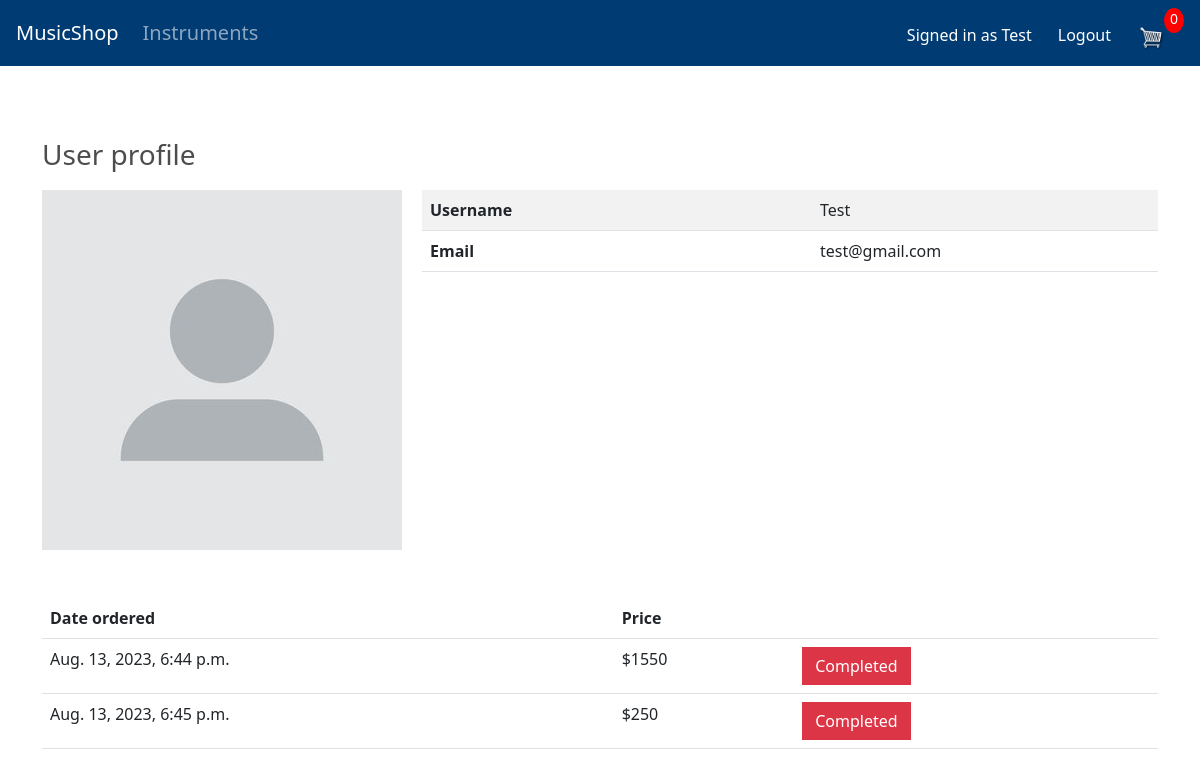
The app's page /profile/ (signed in) with its own data.
### store/models.py (models this page shows, shortened)
class Customer(models.Model):
    user = models.OneToOneField(User, on_delete=models.CASCADE, null=True, blank=True)
    name = models.CharField(max_length=100, null=True)
    email = models.CharField(max_length=100, null=True)
    class Meta:
        db_table = "customer"

class Order(models.Model):
    customer = models.ForeignKey(Customer, on_delete=models.CASCADE)
    date_ordered = models.DateTimeField(auto_now_add=True)
    complete = models.BooleanField(default=False, null=True, blank=False)
    class Meta:
        db_table = "order"
    @property
    def get_order_total(self):
        orderitems = self.orderitem_set.all()
        total = sum([item.get_total for item in orderitems])
        return total

class OrderItem(models.Model):
    instrument = models.ForeignKey(MusicalInstrument, on_delete=models.CASCADE)
    order = models.ForeignKey(Order, on_delete=models.CASCADE)
    quantity = models.IntegerField(default=0)
    date_added = models.DateTimeField(auto_now_add=True)
    class Meta:
        db_table = "order_item"
    @property
    def get_total(self):
        total = self.instrument.instrument_price * self.quantity
        return total

class MusicalInstrument(models.Model):
    instrument_name = models.CharField(max_length=100, null=True, unique=True)
    instrument_desc = models.TextField(max_length=300, null=True, blank=True)
    instrument_price = models.IntegerField()
    instrument_image = models.ImageField(upload_to='instruments/')
    manufacturer = models.ForeignKey(Manufacturer, on_delete=models.CASCADE)
    category = models.ForeignKey(Category, on_delete=models.CASCADE)
    available = models.BooleanField(default=True)
    class Meta:
        db_table = "musical_instrument"

### store/views.py (the view)
# urls.py: path('profile/', views.userProfile, name='profile'),
@login_required(login_url='login')
def userProfile(request):
    num_cartitems = 0
    if request.user.is_authenticated:
        customer = request.user.customer
        orders = customer.order_set.all()
        cart, created = ShoppingCart.objects.get_or_create(customer=customer)
        num_cartitems = cart.get_cart_items
    context = {'orders': orders, 'num_cartitems': num_cartitems, 'cart': cart}
    return render(request, 'userProfile.html', context)

### store/models.py (called while the page is built)
    @property
    def get_cart_items(self):
        cartitems = self.cartitem_set.all()
        total = sum([item.quantity for item in cartitems])
        return total

### store/templates/userProfile.html
{% extends 'base.html' %}
{% load static %}
{% block content %}
<div class="row mb-5">
    <h3 class="box-title mt-5">User profile</h3>
    <div class="col-lg-4 col-md-4 col-sm-4">
        <img src="../static/images/profile.jpg">
    </div>
    <div class="col-lg-8 col-md-8 col-sm-8">
        <div class="table-responsive">
            <table class="table table-striped table-product">
                <tbody>
                <tr>
                    <td width="390"><b>Username</b></td>
                    <td>{{user.username}}</td>
                </tr>
                <tr>
                    <td><b>Email</b></td>
                    <td>{{user.customer.email}}</td>
                </tr>
                </tbody>
            </table>
        </div>
    </div>
</div>
<table class="table mt-5">
    <thead class="thead-dark">
        <tr>
            <th scope="col">Date ordered</th>
            <th scope="col">Price</th>
            <th scope="col"></th>
        </tr>
    </thead>
    <tbody>
        {% for order in orders %}
        <tr>
            <td>{{order.date_ordered}}</td>
            <td>${{order.get_order_total}}</td>
            <td>
                {% if order.complete == True %}
                <a style="cursor: auto" class="btn btn-danger">Completed</a>
                {% else %}
                <a class="btn btn-success" href="{% url 'checkout' %}">Continue</a>
                {% endif %}
            </td>
        </tr>
        {% endfor %}
    </tbody>
</table>
{% endblock content %}

### store/templates/base.html (shortened to what this page needs)
<!DOCTYPE html>
{% load static %}
<html>
<head>
    <link href="https://cdn.jsdelivr.net/npm/bootstrap@5.3.0/dist/css/bootstrap.min.css"
          rel="stylesheet"
>
    <link rel="stylesheet" type="text/css" href="{% static 'css/main.css' %}">
</head>
<body>
<nav class="navbar navbar-expand-lg navbar-dark bg-dark">
    <div class="collapse navbar-collapse d-flex justify-content-between px-3" id="navbarTogglerDemo01">
        <ul class="navbar-nav mr-auto mt-2 mt-lg-0">
            <li class="nav-item active mt-2">
                <a class="navbar-brand" href="{% url 'instruments' %}">MusicShop</a>
            </li>
            <li class="nav-item active" style="font-size: 20px">
                <a class="nav-link" href="{% url 'instruments' %}">Instruments</a>
            </li>
        </ul>
        <form class="form-inline my-2 my-lg-0 d-flex">
            {% if user.is_authenticated %}
                <div class="mt-2">
                    <a style="color: white" class="btn" href="{% url 'profile' %}">Signed in as {{user.username}}</a>
                </div>
                <div class="mt-2"><a style="color: white" class="btn" href="{% url 'logout' %}">Logout</a></div>
                <a href="{% url 'shoppingCart' %}" class="mt-3 ml-2 mb-2">
                    <img id="cart-icon" src="{% static 'images/cart.png' %}">
                </a>
                <p id="cart-total">{{num_cartitems}}</p>
            {% endif %}
        </form>
    </div>
</nav>
<div class="container">
    <br>
    {% block content %}
    {% endblock content %}
</div>
</body>
</html>

### store/static/css/main.css (style rules this page uses)
body { background-color: white; }
h1,h2,h3,h4,h5,h6 { color:hsl(0, 0%, 30%); }
.bg-dark { background-color: #003B73! important; }
#cart-icon { width:25px; display: inline-block; margin-left: 15px; }
#cart-total { display: block; text-align: center; color:#fff; background-color: red; width: 20px; height: 25px; border-radius: 50%; font-size: 14px; }
.col-lg-4, .col-lg-6, .col-lg-8, .col-lg-12 { margin-top: 10px; }
.btn { border-radius: 0; }

### records on screen
Order: date_ordered "Aug. 13, 2023, 6:44 p.m.", get_order_total "1550", complete "Completed"
Order: date_ordered "Aug. 13, 2023, 6:45 p.m.", get_order_total "250", complete "Completed"

### other values on screen
{{ user.username }} "Test"
{{ num_cartitems }} "0"
{{ user.customer.email }} "test@gmail.com"
